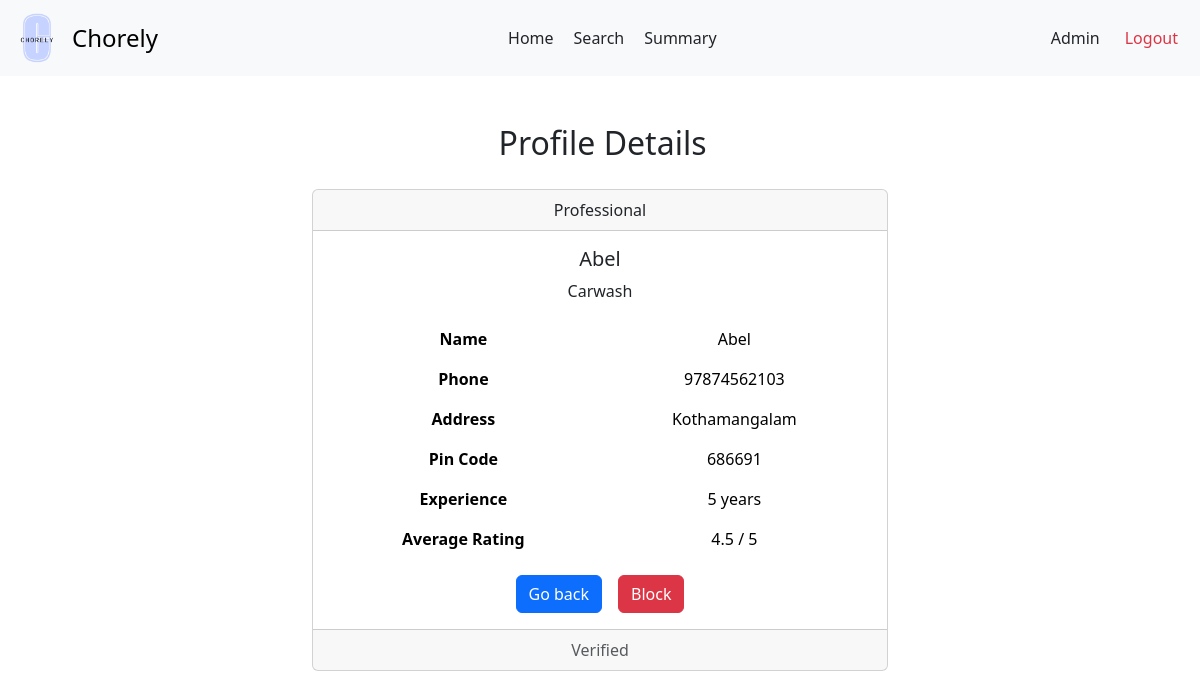
Screenshot of /admin/view/pro/3 with the database file from the repository.
### backend/models.py (models this page shows)
class ServiceProfessionals(db.Model):
    __tablename__ = 'ServiceProfessionals'
    professional_id = db.Column(db.Integer, primary_key=True, autoincrement=True)
    user_id = db.Column(db.Integer, db.ForeignKey('Users.user_id'), unique=True, nullable=False)
    service_id = db.Column(db.Integer, db.ForeignKey('Services.service_id'), nullable=False)
    experience_years = db.Column(db.Integer)
    profile_verified = db.Column(db.Boolean, default=False)
    name = db.Column(db.String, nullable = False)
    phone = db.Column(db.String)
    address = db.Column(db.String)
    pin_code = db.Column(db.String)
    service_requests = db.relationship('ServiceRequests', backref='professional')

class Services(db.Model):
    __tablename__ = 'Services'
    service_id = db.Column(db.Integer, primary_key=True, autoincrement=True)
    name = db.Column(db.String, nullable=False)
    description = db.Column(db.String)
    base_price = db.Column(db.Float, nullable=False)
    time_required = db.Column(db.Integer)
    category = db.Column(db.String)
    service_professionals = db.relationship('ServiceProfessionals', backref='service')
    service_requests = db.relationship('ServiceRequests', backref='service')

### backend/adminController.py (the view)
@app.route('/admin/view/pro/<int:pro_id>', methods =['GET'])
def view_pro(pro_id):
  pro = ServiceProfessionals.query.get(pro_id)
  closed_services = ServiceRequests.query.filter_by(professional_id = pro.professional_id, service_status = 'closed').all()
  ratings = [r.rating for r in closed_services]
  if ratings:
    avg_rating = sum(ratings)/len(ratings)
  else:
    avg_rating= "-"
  return render_template('admin-view-pro.html', pro = pro, avg_rating = avg_rating)

### templates/admin-view-pro.html (shortened to what this page needs)
<!DOCTYPE html>
<html lang="en">
<head>
  <link href="https://cdn.jsdelivr.net/npm/bootstrap@5.3.3/dist/css/bootstrap.min.css" rel="stylesheet">
  <link rel="stylesheet" href="{{ url_for('static', filename = 'prof-dash.css')}}">
  <link rel="stylesheet" href="{{ url_for('static', filename = 'navbar.css')}}">
</head>
<body>
  <nav class="navbar bg-body-tertiary">
    <div class="container-fluid">
      <a class="navbar-brand d-flex align-items-center" href="#" style="text-decoration: none;">
        <img src="{{ url_for('static', filename = 'logo.png')}}" alt="Chorely Logo" width="50" height="50" id="logo">
        <span style="font-size: 1.5rem;">Chorely</span>
      </a>
      <div style="display: flex;">
        <a class="nav-link active" aria-current="page" href="/admin">Home</a>
        <a class="nav-link" href="/admin/search">Search</a>
        <a class="nav-link" href="/admin/summary">Summary</a>
      </div>
      <div class="d-flex text text-end">
        <a class="nav-link" href="/admin/profile">Admin</a>
        <a class="nav-link text-danger" href="/userlogin">Logout</a>
      </div>
    </div>
  </nav>
  <div id="main">
    <div id="canvas">
      <br>
      <h2 class="headings text text-center">Profile Details</h2><br>
      <div class="card text-center" style="width: 60%; margin: auto;">
        <div class="card-header">
          Professional
        </div>
        <div class="card-body">
          <h5 class="card-title">{{ pro.name }}</h5>
          <p class="card-text">{{ pro.service.name }}</p>
          <table class="table table-borderless mb-3">
            <tbody>
              <tr>
                <th>Name</th>
                <td>{{ pro.name | title }}</td>
              </tr>
              <tr>
                <th>Phone</th>
                <td>{{ pro.phone }}</td>
              </tr>
              <tr>
                <th>Address</th>
                <td>{{ pro.address | title }}</td>
              </tr>
              <tr>
                <th>Pin Code</th>
                <td>{{ pro.pin_code }}</td>
              </tr>
              <tr>
                <th>Experience</th>
                <td>{{ pro.experience_years | int }} years</td>
              </tr>
              <tr>
                <th>Average Rating</th>
                <td>{{ avg_rating }} / 5 </td>
              </tr>
            </tbody>
          </table>
          <div class="text justify-content-center d-flex">
            <a href="javascript: history.back()" class="btn btn-primary ms-3">Go back</a>
            {% if pro.profile_verified %}
            <a href="/admin/block/prof/{{pro.professional_id }}" class="btn btn-danger mx-3">Block</a>
            {% else %}
              <a href="/admin/approve/prof/{{ pro.professional_id }}" class="btn btn-success mx-3">Verify</a>
            {% endif %}
          </div>
        </div>
        <div class="card-footer text-body-secondary">
          {% if pro.profile_verified %}
            Verified
          {% else %}
            Not Verified
          {% endif %}
        </div>
      </div>
</body>
</html>

### static/prof-dash.css (style rules this page uses)
* { margin: 0px; }
#main, #canvas { margin-top: 90px; border: 2px none black; }
#canvas { width: 80%; margin: auto; height: max-content; padding-bottom: 100px; }
.headings { margin: 3px; padding-left: 5px; margin-top: 10px; }

### static/navbar.css (style rules this page uses)
#logo { object-fit: contain ; margin-right: 10px; filter: brightness(1.1) contrast(1.1) saturate(1.2); filter: contrast(100%); }
.text-end { margin-right: 10px; }
.navbar { position: fixed; background-color: white; top: 0; left: 0; right: 0; height: max-content; z-index: 1000; }

### rows the page displays
ServiceProfessionals: name "Abel", phone "97874562103", address "Kothamangalam", pin_code "686691", experience_years "5"
Services: service.name "Carwash"

### other values shown
{{ avg_rating }} "4.5"
